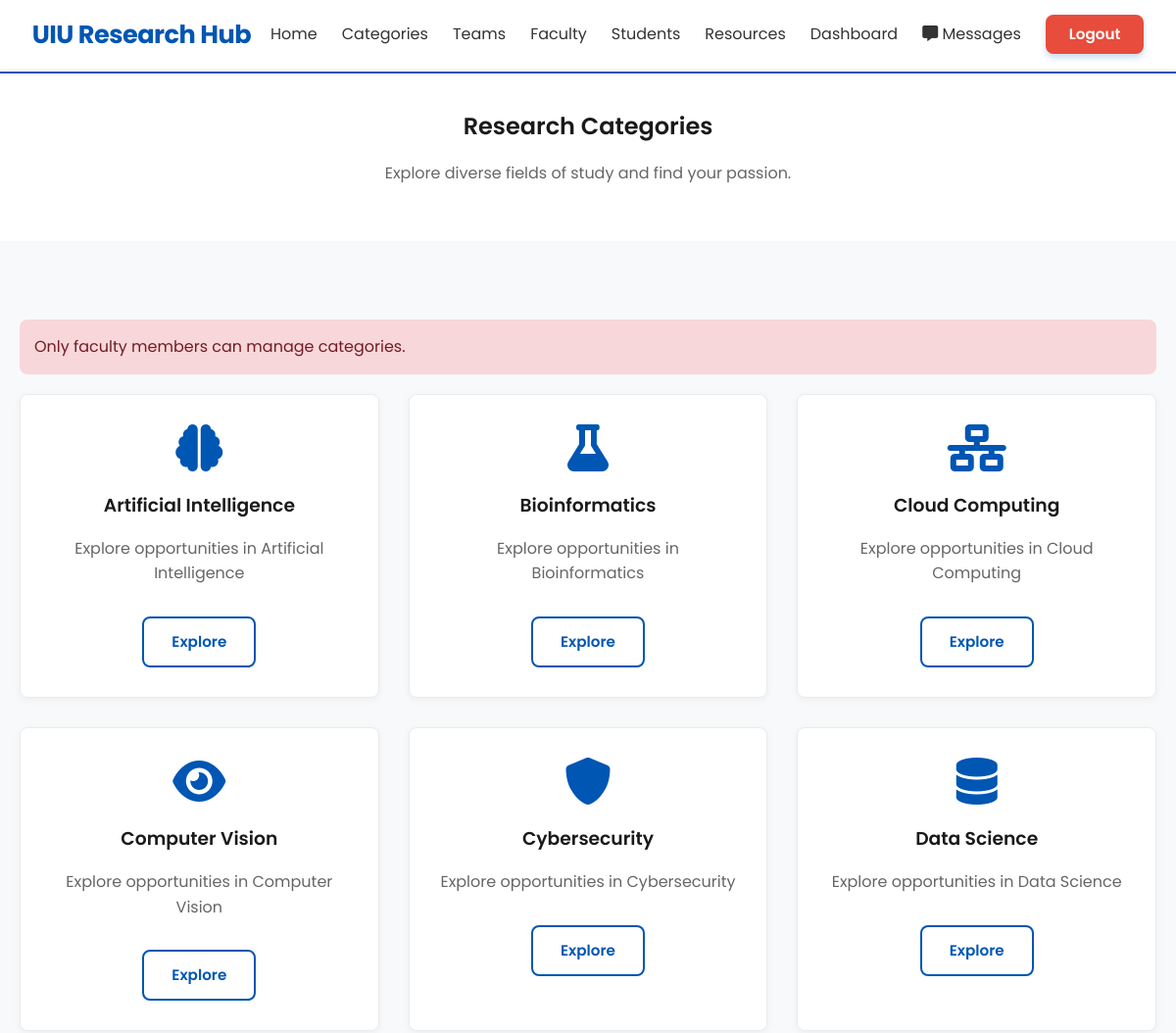
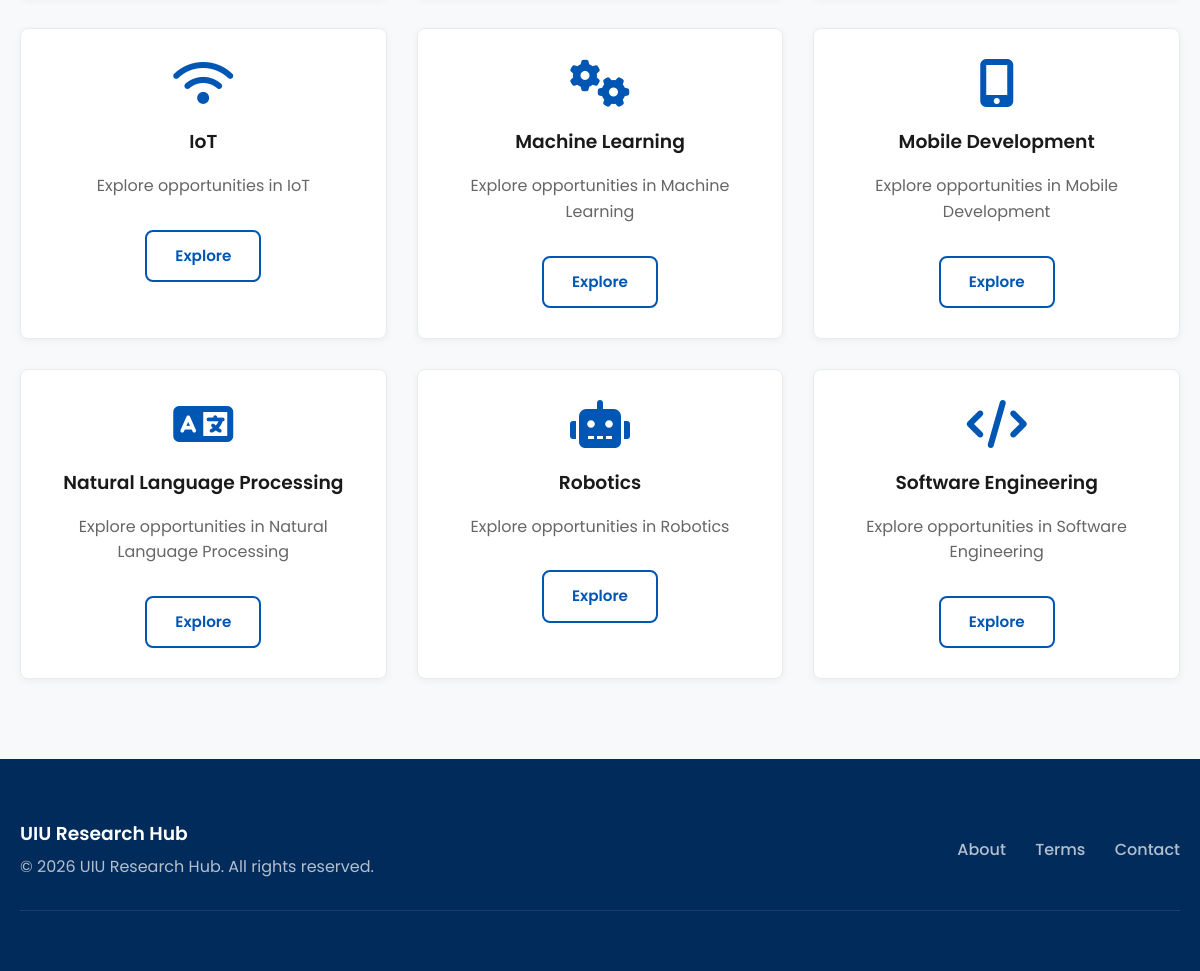
/categories.php?category_manage_error=forbidden (signed in), run on the app's committed database (2 pictures, top to bottom).
### tables this page shows
CREATE TABLE IF NOT EXISTS categories (
    category_id INT AUTO_INCREMENT PRIMARY KEY,
    category_name VARCHAR(100) NOT NULL UNIQUE,
    description TEXT,
    icon_class VARCHAR(50) DEFAULT 'fas fa-layer-group',
    created_by INT NULL,
    created_at TIMESTAMP DEFAULT CURRENT_TIMESTAMP,
    FOREIGN KEY (created_by) REFERENCES users(user_id) ON DELETE SET NULL ON UPDATE CASCADE,
    INDEX idx_categories_created_by (created_by)
);

### db-connect.php (called while the page is built, shortened)
<?php
class DatabaseConnection {
    private $connection;
    private function connect() {
        try {
            $this->connection = new mysqli(
                DB_HOST,
                DB_USER,
                DB_PASS,
                DB_NAME,
                DB_PORT
            );
            $this->connection->query("SET time_zone = '+00:00'");
            $this->connection->report_mode = MYSQLI_REPORT_ERROR | MYSQLI_REPORT_STRICT;
        } catch (Exception $e) {
            $this->handleError($e->getMessage());
        }
    }
    public function executeQuery($query, $params = [], $types = '') {
        try {
            $stmt = $this->connection->prepare($query);
            if (!empty($params)) {
                if (empty($types)) {
                    $types = '';
                    foreach ($params as $param) {
                        if (is_int($param)) {
                            $types .= 'i';
                        } elseif (is_float($param)) {
                            $types .= 'd';
                        } else {
                            $types .= 's';
                        }
                    }
                }
                $stmt->bind_param($types, ...$params);
            }
            if (!$stmt->execute()) {
                throw new Exception('Execute failed: ' . $stmt->error);
            }
            return $stmt;
        } catch (Exception $e) {
            $this->handleError($e->getMessage());
            return false;
        }
    }
    public function fetchRow($query, $params = [], $types = '') {
        $stmt = $this->executeQuery($query, $params, $types);
        $result = $stmt->get_result();
        $row = $result->fetch_assoc();
        return $row;
    }
    public function fetchAll($query, $params = [], $types = '') {
        $stmt = $this->executeQuery($query, $params, $types);
        $result = $stmt->get_result();
        $rows = $result->fetch_all(MYSQLI_ASSOC);
        return $rows;
    }
    public function fetchValue($query, $params = [], $types = '') {
        $row = $this->fetchRow($query, $params, $types);
        return reset($row);
    }
}
$db = new DatabaseConnection();
?>

### database-functions.php (called while the page is built, shortened)
<?php
require_once 'db-connect.php';
function getCategories() {
    global $db;
    if (dbColumnExists('categories', 'created_by')) {
        return $db->fetchAll(
            "SELECT c.*, u.full_name AS created_by_name
             FROM categories c
             LEFT JOIN users u ON c.created_by = u.user_id
             ORDER BY c.category_name ASC"
        );
    }
    return $db->fetchAll("SELECT * FROM categories ORDER BY category_name ASC");
}
function dbColumnExists($table, $column) {
    global $db;
    $count = $db->fetchValue(
        "SELECT COUNT(*)
         FROM information_schema.COLUMNS
         WHERE TABLE_SCHEMA = DATABASE() AND TABLE_NAME = ? AND COLUMN_NAME = ?",
        [$table, $column],
        'ss'
    );
    return (int)$count > 0;
}
?>

### categories.php (the view, shortened to what this page needs)
<?php
require_once 'database-functions.php';
$categories = getCategories();
?>
<!DOCTYPE html>
<html lang="en">
<head>
    <link rel="stylesheet" href="styles.css">
    <link rel="stylesheet" href="https://cdnjs.cloudflare.com/ajax/libs/font-awesome/6.0.0/css/all.min.css"
 />
</head>
<body>
    <?php include 'header.php'; ?>
    <section class="section" style="background-color: #fff; padding: 40px 0; text-align: center;">
        <div class="container">
            <h1>Research Categories</h1>
            <p>Explore diverse fields of study and find your passion.</p>
        </div>
    </section>
    <section class="section">
        <div class="container">
            <?php if (isset($_GET['category_manage_error'])): ?>
                <div
                    style="background-color: #f8d7da; color: #721c24; padding: 15px; border-radius: var(--radius); margin-bottom: 20px;">
                    <?php
                    $err = (string) ($_GET['category_manage_error'] ?? '');
                    $msg = 'Failed to manage category.';
                    if ($err === 'csrf')
                        $msg = 'Security check failed. Please refresh and try again.';
                    elseif ($err === 'forbidden')
                        $msg = 'Only faculty members can manage categories.';
                    elseif ($err === 'invalid')
                        $msg = 'Invalid category.';
                    elseif ($err === 'not_found')
                        $msg = 'Category not found.';
                    elseif ($err === 'duplicate')
                        $msg = 'Category name already exists.';
                    elseif ($err === 'in_use')
                        $msg = 'Category is in use by teams/resources and cannot be deleted.';
                    echo htmlspecialchars($msg);
                    ?>
                </div>
            <?php endif; ?>
            <div class="grid grid-3">
                <?php foreach ($categories as $cat): ?>
                    <div class="card" style="text-align: center;">
                        <i class="<?php echo htmlspecialchars($cat['icon_class'] ?? 'fas fa-layer-group'); ?>"
                            style="font-size: 3rem; color: var(--primary-color); margin-bottom: 20px;"></i>
                        <h3><?php echo htmlspecialchars($cat['category_name']); ?></h3>
                        <p><?php echo htmlspecialchars($cat['description'] ?? 'Explore opportunities in ' . $cat['category_name']); ?>
                        </p>
                        <a href="category-view.php?category=<?php echo urlencode($cat['category_id']); ?>"
                            class="btn btn-outline" style="margin-top: 15px;">Explore</a>
                    </div>
                <?php endforeach; ?>
            </div>
        </div>
    </section>
    <?php include 'footer.php'; ?>
</body>
</html>

### styles.css (style rules this page uses)
:root { --primary-color: #0056b3; --primary-light: #e3f2fd; --secondary-color: #004494; --accent-color: #28a745; --background-color: #f8f9fa; --text-color: #333333; --text-light: #666666; --white: #ffffff; --border-color: #e9ecef; --shadow: 0 2px 8px rgba(0, 0, 0, 0.05); --shadow-hover: 0 8px 16px rgba(0, 0, 0, 0.1); --radius: 8px; --font-family: 'Poppins', sans-serif; --nav-height: 70px; }
* { margin: 0; padding: 0; box-sizing: border-box; }
body { font-family: var(--font-family); background-color: var(--background-color); color: var(--text-color); line-height: 1.6; }
a { text-decoration: none; color: inherit; transition: all 0.3s ease; }
h1, h2, h3, h4, h5, h6 { font-weight: 600; margin-bottom: 1rem; color: #1a1a1a; }
p { margin-bottom: 1rem; color: var(--text-light); }
.container { max-width: 1200px; margin: 0 auto; padding: 0 20px; }
.section { padding: 80px 0; }
.grid { display: grid; gap: 30px; }
.grid-3 { grid-template-columns: repeat(3, 1fr); }
.btn { display: inline-block; padding: 12px 28px; background-color: var(--primary-color); color: var(--white); border-radius: var(--radius); font-weight: 600; font-size: 0.95rem; border: none; cursor: pointer; text-align: center; transition: all 0.3s ease; box-shadow: 0 4px 6px rgba(0, 86, 179, 0.2); }
.btn-outline { background-color: transparent; border: 2px solid var(--primary-color); color: var(--primary-color); box-shadow: none; }
.card { background-color: var(--white); padding: 30px; border-radius: var(--radius); box-shadow: var(--shadow); border: 1px solid var(--border-color); transition: all 0.3s ease; }

### data on the page
categories: category_name "Artificial Intelligence", description+category_name "Explore opportunities in Artificial Intelligence"
categories: category_name "Bioinformatics", description+category_name "Explore opportunities in Bioinformatics"
categories: category_name "Cloud Computing", description+category_name "Explore opportunities in Cloud Computing"
categories: category_name "Computer Vision", description+category_name "Explore opportunities in Computer Vision"
categories: category_name "Cybersecurity", description+category_name "Explore opportunities in Cybersecurity"
categories: category_name "Data Science", description+category_name "Explore opportunities in Data Science"
categories: category_name "IoT", description+category_name "Explore opportunities in IoT"
categories: category_name "Machine Learning", description+category_name "Explore opportunities in Machine Learning"
categories: category_name "Mobile Development", description+category_name "Explore opportunities in Mobile Development"
categories: category_name "Natural Language Processing", description+category_name "Explore opportunities in Natural Language Processing"
categories: category_name "Robotics", description+category_name "Explore opportunities in Robotics"
categories: category_name "Software Engineering", description+category_name "Explore opportunities in Software Engineering"

### other printed values
$msg "Only faculty members can manage categories."
